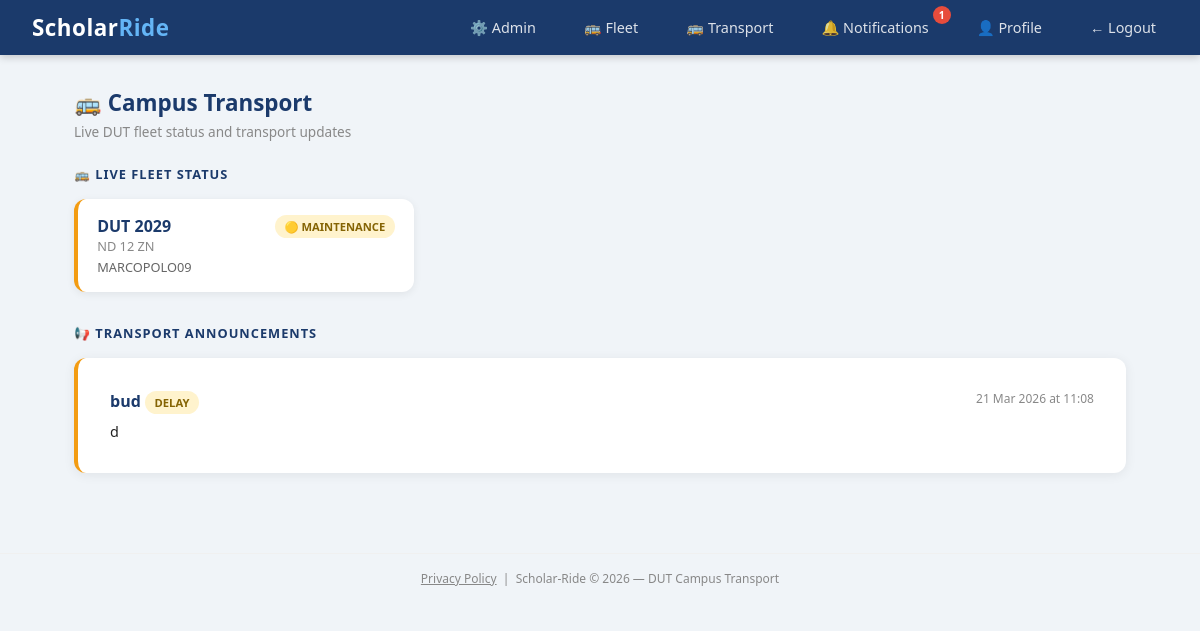
Page /transport (signed in) on the earlier database version.
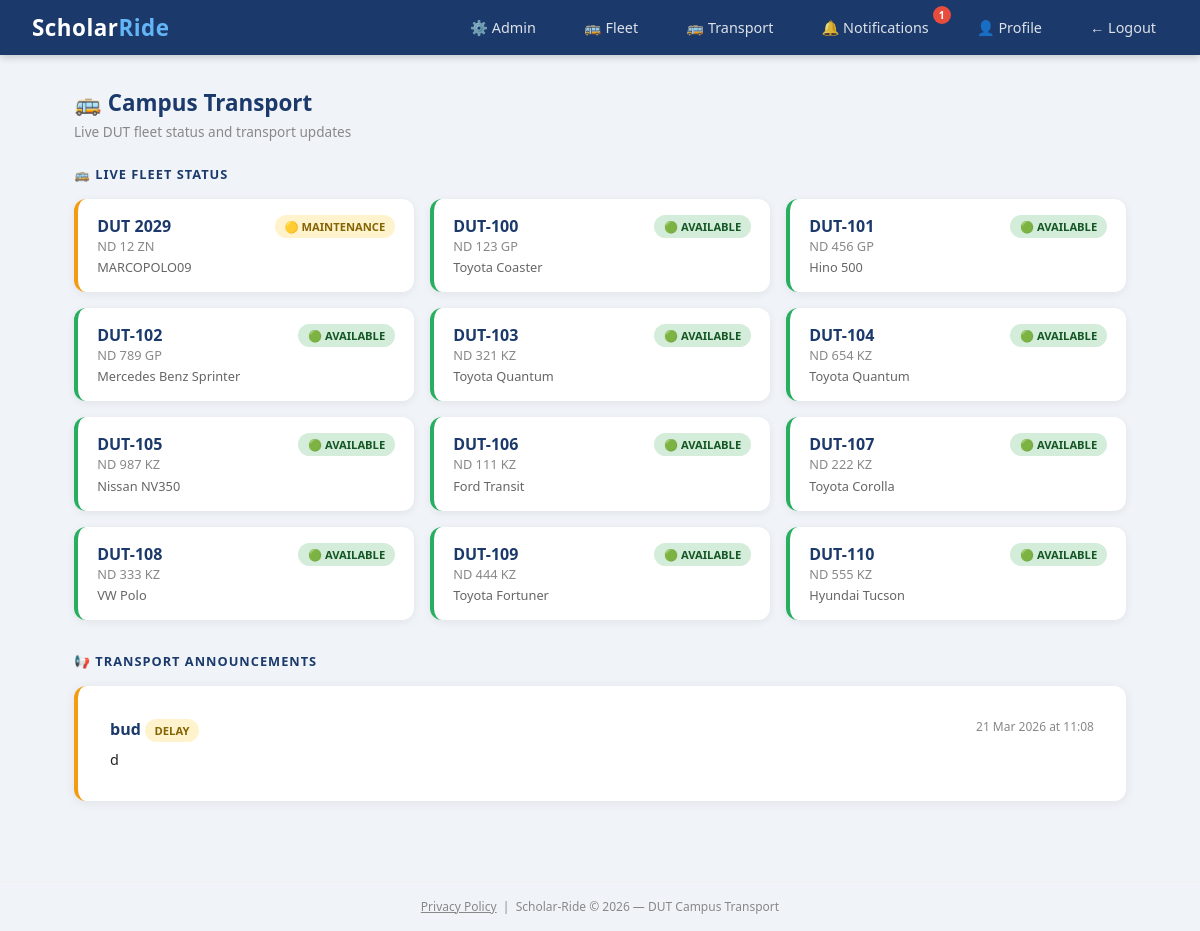
Same page on the later database version.
### scholar_ride/models.py (models this page shows)
class Vehicle(db.Model):
    id = db.Column(db.Integer, primary_key=True)
    bus_number = db.Column(db.String(20), unique=True, nullable=False)
    registration_number = db.Column(db.String(20), unique=True, nullable=False)
    vehicle_type = db.Column(db.String(50), nullable=False)
    make_model = db.Column(db.String(100), nullable=False)
    capacity = db.Column(db.Integer, nullable=False)
    status = db.Column(db.String(20), default='available')
    current_driver_id = db.Column(db.Integer, db.ForeignKey('user.id'), nullable=True)
    current_ride_id = db.Column(db.Integer, db.ForeignKey('ride.id'), nullable=True)
    notes = db.Column(db.String(200), nullable=True)
    created_at = db.Column(db.DateTime, default=datetime.utcnow)
    current_driver = db.relationship('User', foreign_keys=[current_driver_id])
    current_ride = db.relationship('Ride', foreign_keys=[current_ride_id])

class Announcement(db.Model):
    id = db.Column(db.Integer, primary_key=True)
    admin_id = db.Column(db.Integer, db.ForeignKey('user.id'), nullable=False)
    title = db.Column(db.String(200), nullable=False)
    body = db.Column(db.Text, nullable=False)
    category = db.Column(db.String(50))
    created_at = db.Column(db.DateTime, default=sast_now)

### scholar_ride/routes/admin.py (the view)
@admin.route('/transport')
@login_required
def transport_feed():
    from scholar_ride.models import Vehicle
    announcements = Announcement.query.order_by(Announcement.created_at.desc()).all()
    vehicles = Vehicle.query.order_by(Vehicle.bus_number).all()
    return render_template('transport/feed.html', announcements=announcements, vehicles=vehicles)

### scholar_ride/models.py (called while the page is built)
@login_manager.user_loader
def load_user(user_id):
    return User.query.get(int(user_id))

### scholar_ride/templates/transport/feed.html (shortened to what this page needs)
{% extends "base.html" %}
{% block content %}
<div class="page-header d-flex justify-between align-center mb-3">
    <div>
        <h4 style="color:#1B3A6B; margin-bottom:0.25rem;">🚌 Campus Transport</h4>
        <p class="text-muted">Live DUT fleet status and transport updates</p>
    </div>
</div>
{% if current_user.role in ['driver', 'admin'] %}
<h6 style="color:#1B3A6B; font-weight:700; margin-bottom:1rem; text-transform:uppercase; letter-spacing:1px; font-size:0.8rem;">
    🚌 Live Fleet Status
</h6>
{% if vehicles %}
<div style="display:grid; grid-template-columns: repeat(auto-fill, minmax(260px, 1fr)); gap:1rem; margin-bottom:2rem;">
    {% for vehicle in vehicles %}
    <div style="background:white; border-radius:12px; padding:1rem 1.2rem;
                box-shadow:0 2px 8px rgba(0,0,0,0.07);
                border-left: 4px solid
                {% if vehicle.status == 'available' %}#27ae60
                {% elif vehicle.status == 'on_trip' %}#1B3A6B
                {% elif vehicle.status == 'maintenance' %}#f39c12
                {% else %}#e74c3c{% endif %};">
        <div style="display:flex; justify-content:space-between; align-items:flex-start;">
            <div>
                <div style="font-weight:700; font-size:1rem; color:#1B3A6B;">{{ vehicle.bus_number }}</div>
                {% if current_user.role in ['admin', 'driver'] %}
                <div style="font-size:0.8rem; color:#888;">{{ vehicle.registration_number }}</div>
                {% endif %}
                <div style="font-size:0.8rem; color:#666; margin-top:0.2rem;">{{ vehicle.make_model }}</div>
            </div>
            <span class="badge
                {% if vehicle.status == 'available' %}badge-success
                {% elif vehicle.status == 'on_trip' %}badge-primary
                {% elif vehicle.status == 'maintenance' %}badge-warning
                {% else %}badge-danger{% endif %}"
                style="font-size:0.7rem;">
                {% if vehicle.status == 'available' %}🟢 AVAILABLE
                {% elif vehicle.status == 'on_trip' %}🔵 ON TRIP
                {% elif vehicle.status == 'maintenance' %}🟡 MAINTENANCE
                {% else %}🔴 OUT OF SERVICE{% endif %}
            </span>
        </div>
    </div>
    {% endfor %}
</div>
{% else %}
<div class="empty-state mb-4">
    <div class="empty-icon">🚌</div>
    <p>No vehicles in fleet yet.</p>
</div>
{% endif %}
{% endif %}
<h6 style="color:#1B3A6B; font-weight:700; margin-bottom:1rem; text-transform:uppercase; letter-spacing:1px; font-size:0.8rem;">
    📢 Transport Announcements
</h6>
{% if announcements %}
    {% for ann in announcements %}
    <div class="card mb-2 p-3" style="border-left: 4px solid
        {% if ann.category == 'breakdown' %}#e74c3c
        {% elif ann.category == 'delay' %}#f39c12
        {% elif ann.category == 'cancellation' %}#e74c3c
        {% else %}#1B3A6B{% endif %};">
        <div style="display:flex; justify-content:space-between; align-items:flex-start; flex-wrap:wrap; gap:0.5rem;">
            <div>
                <strong style="color:#1B3A6B;">{{ ann.title }}</strong>
                <span class="badge ms-2
                    {% if ann.category == 'breakdown' %}badge-danger
                    {% elif ann.category == 'delay' %}badge-warning
                    {% elif ann.category == 'cancellation' %}badge-danger
                    {% else %}badge-primary{% endif %}"
                    style="font-size:0.7rem;">
                    {{ ann.category | upper }}
                </span>
            </div>
            <small class="text-muted" style="font-size:0.75rem;">
                {{ ann.created_at.strftime('%d %b %Y at %H:%M') }}
            </small>
        </div>
        <p class="mb-0 mt-1" style="font-size:0.9rem;">{{ ann.body }}</p>
    </div>
    {% endfor %}
{% else %}
    <div class="empty-state">
        <div class="empty-icon">📢</div>
        <p>No transport announcements right now.</p>
    </div>
{% endif %}
{% endblock %}

### scholar_ride/templates/base.html (shortened to what this page needs)
<!DOCTYPE html>
<html lang="en">
<head>
</head>
<body>
    <nav class="navbar">
        <a class="navbar-brand" href="/rides">Scholar<span>Ride</span></a>
        <ul class="nav-links" id="navLinks">
         {% if current_user and current_user.is_authenticated %}
        {% if current_user.role == 'student' %}
            <li><a href="/rides">🔍 Find Rides</a></li>
            <li><a href="/bookings/my">🎫 My Bookings</a></li>
            <li><a href="/transport">🚌 Transport</a></li>
        {% elif current_user.role == 'staff' %}
            <li><a href="/rides">🔍 Find Rides</a></li>
            <li><a href="/bookings/my">🎫 My Bookings</a></li>
            <li><a href="/transport">🚌 Transport</a></li>
        {% elif current_user.role == 'driver' %}
            <li><a href="/admin/fleet">🚌 Fleet</a></li>
            <li><a href="/rides/my">🚗 My Rides</a></li>
            <li><a href="/transport">🚌 Transport</a></li>
        {% elif current_user.role == 'admin' %}
            <li><a href="/admin">⚙️ Admin</a></li>
            <li><a href="/admin/fleet">🚌 Fleet</a></li>
            <li><a href="/transport">🚌 Transport</a></li>
        {% endif %}
        <li>
            <a href="/notifications" style="position:relative;">
                🔔 Notifications
                {% if unread_count > 0 %}
                <span style="
                    position:absolute;
                    top:-6px;
                    right:-10px;
                    background:#e74c3c;
                    color:white;
                    border-radius:50%;
                    font-size:0.65rem;
                    font-weight:700;
                    width:18px;
                    height:18px;
                    display:flex;
                    align-items:center;
                    justify-content:center;">
                    {{ unread_count }}
                </span>
                {% endif %}
                  </a>
                </li>
                    <li><a href="/profile">👤 Profile</a></li>
                 <li><a href="/logout">← Logout</a></li>
                 {% else %}
                 <li><a href="/login">Login</a></li>
                 <li><a href="/register">Register</a></li>
           {% endif %}
        </ul>
    </nav>
    <div class="container">
        {% block content %}{% endblock %}
    </div>
    <div style="text-align:center; padding:1rem; font-size:0.75rem; color:#888; border-top:1px solid #f0f0f0; margin-top:2rem;">
        <a href="/privacy" style="color:#888;">Privacy Policy</a> &nbsp;|&nbsp; Scholar-Ride &copy; 2026 — DUT Campus Transport
    </div>
</body>
</html>

### scholar_ride/templates/base.html (style rules this page uses)
*, *::before, *::after { box-sizing: border-box; margin: 0; padding: 0; }
body { font-family: 'Segoe UI', Tahoma, Geneva, Verdana, sans-serif; background: #f0f4f8; color: #222; }
.navbar { background: #1B3A6B; padding: 0.75rem 2rem; display: flex; align-items: center; justify-content: space-between; box-shadow: 0 2px 8px rgba(0,0,0,0.2); position: relative; }
.navbar-brand { color: white; font-size: 1.4rem; font-weight: 700; text-decoration: none; letter-spacing: 0.5px; }
.navbar-brand span { color: #64B5F6; }
.nav-links { display: flex; gap: 1.5rem; list-style: none; align-items: center; }
.nav-links a { color: rgba(255,255,255,0.85); text-decoration: none; font-size: 0.9rem; padding: 0.4rem 0.75rem; border-radius: 6px; transition: background 0.2s, color 0.2s; }
.container { max-width: 1100px; margin: 0 auto; padding: 2rem 1.5rem; }
.card { background: white; border-radius: 12px; box-shadow: 0 2px 12px rgba(0,0,0,0.07); padding: 2rem; margin-bottom: 1.5rem; }
.badge { display: inline-block; padding: 0.25rem 0.6rem; border-radius: 20px; font-size: 0.75rem; font-weight: 700; }
.badge-success { background: #d4edda; color: #155724; }
.badge-warning { background: #fff3cd; color: #856404; }
.text-muted { color: #888; font-size: 0.85rem; }
.mt-1 { margin-top: 0.5rem; }
.mb-2 { margin-bottom: 1rem; }
.d-flex { display: flex; }
.justify-between { justify-content: space-between; }
.align-center { align-items: center; }
.page-header { margin-bottom: 1.5rem; }
.page-header h4 { color: #1B3A6B; font-size: 1.4rem; font-weight: 700; }

Differences in the rows shown:
added Vehicle: bus_number "DUT-100", registration_number "ND 123 GP", make_model "Toyota Coaster", status "🟢 AVAILABLE"
added Vehicle: bus_number "DUT-101", registration_number "ND 456 GP", make_model "Hino 500", status "🟢 AVAILABLE"
added Vehicle: bus_number "DUT-102", registration_number "ND 789 GP", make_model "Mercedes Benz Sprinter", status "🟢 AVAILABLE"
added Vehicle: bus_number "DUT-103", registration_number "ND 321 KZ", make_model "Toyota Quantum", status "🟢 AVAILABLE"
added Vehicle: bus_number "DUT-104", registration_number "ND 654 KZ", make_model "Toyota Quantum", status "🟢 AVAILABLE"
added Vehicle: bus_number "DUT-105", registration_number "ND 987 KZ", make_model "Nissan NV350", status "🟢 AVAILABLE"
added Vehicle: bus_number "DUT-106", registration_number "ND 111 KZ", make_model "Ford Transit", status "🟢 AVAILABLE"
added Vehicle: bus_number "DUT-107", registration_number "ND 222 KZ", make_model "Toyota Corolla", status "🟢 AVAILABLE"
added Vehicle: bus_number "DUT-108", registration_number "ND 333 KZ", make_model "VW Polo", status "🟢 AVAILABLE"
added Vehicle: bus_number "DUT-109", registration_number "ND 444 KZ", make_model "Toyota Fortuner", status "🟢 AVAILABLE"
added Vehicle: bus_number "DUT-110", registration_number "ND 555 KZ", make_model "Hyundai Tucson", status "🟢 AVAILABLE"
